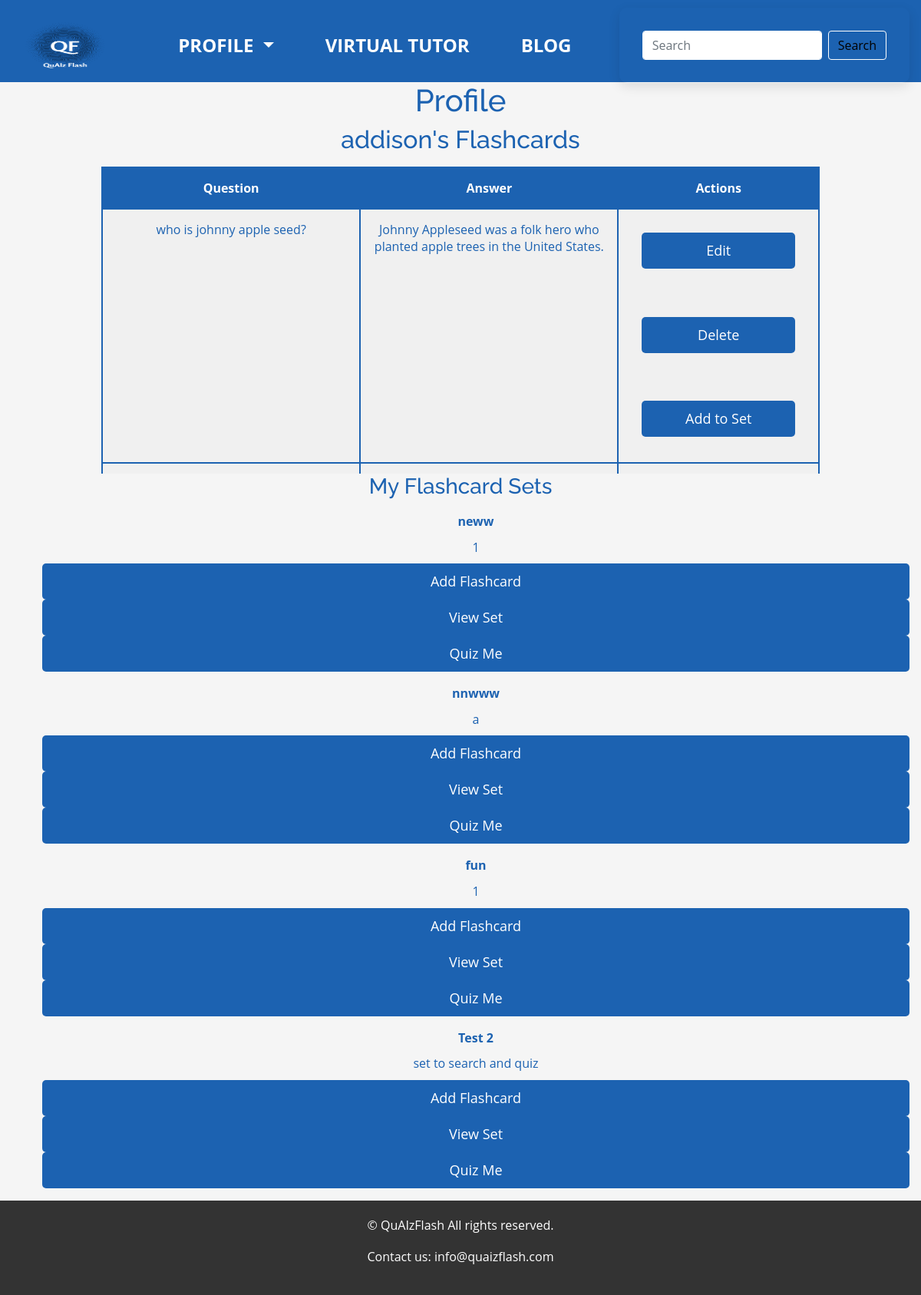
The app's page /profile (signed in) with its own data.
### models.py (models this page shows, shortened)
class User(db.Model, UserMixin):
    id = db.Column(db.Integer, primary_key=True)
    username = db.Column(db.String(50), nullable=False, unique=True)
    email = db.Column(db.String(50), nullable=False, unique=True)
    password_hash = db.Column(db.String(250), nullable=False)
    flashcards = db.relationship('Flashcard', backref='user', lazy=True)
    flashcard_sets = db.relationship('FlashcardSet', backref='author', lazy=True)
    posts = db.relationship('BlogPost', backref='author', lazy=True)  # Relation to BlogPost
    comments = db.relationship('Comment', backref='author', lazy=True)  # Relation to Comment

class Flashcard(db.Model):
    id = db.Column(db.Integer, primary_key=True)
    question = db.Column(db.String(200), nullable=False)
    answer = db.Column(db.String(200), nullable=False)
    user_id = db.Column(db.Integer, db.ForeignKey('user.id'), nullable=False)
    flashcard_set_id = db.Column(db.Integer, db.ForeignKey('flashcard_set.id', name='fk_flashcard_set_id'), nullable=True)  # Added ForeignKey with name

class FlashcardSet(db.Model):
    id = db.Column(db.Integer, primary_key=True)
    title = db.Column(db.String(100), nullable=False)
    description = db.Column(db.String(200))
    user_id = db.Column(db.Integer, db.ForeignKey('user.id'), nullable=False)
    flashcards = db.relationship('Flashcard', backref='flashcard_set', lazy=True)  # Added relationship
    correct_count = db.Column(db.Integer, default=0)  # Add this line
    incorrect_count = db.Column(db.Integer, default=0)  # Add this line
    flashcards = db.relationship('Flashcard', backref='flashcard_set', lazy=True)
    public = db.Column(db.Boolean, default=True)

### app.py (the view)
@app.route('/profile')
@login_required
def profile():
    flashcards = Flashcard.query.filter_by(user_id=current_user.id).all()
    flashcard_sets = FlashcardSet.query.filter_by(user_id=current_user.id).all()
    return render_template('profile.html', title='Profile', flashcards=flashcards,flashcard_sets=flashcard_sets, search_form=SearchSetsForm())

### forms.py
class SearchSetsForm(FlaskForm):
    search_query = StringField('Search Query', validators=[DataRequired()])
    submit = SubmitField('Search')

### app.py (called while the page is built)
@login_manager.user_loader
def load_user(user_id):
    return User.query.get(int(user_id))

### templates/profile.html (shortened to what this page needs)
{% extends "index.html" %}
{% block content %}
  <h1>{{ title }}</h1>
  <h2 class="section-title">{{ current_user.username }}'s Flashcards</h2>
  <div class="scrollable-container">
    <table class="flashcards-table">
      <tr>
        <th>Question</th>
        <th>Answer</th>
        <th>Actions</th>
      </tr>
      {% for flashcard in flashcards %}
        <tr>
          <td>{{ flashcard.question }}</td>
          <td>{{ flashcard.answer }}</td>
          <td class="actions">
            <div class="action-buttons">
              <form method="GET" action="{{ url_for('edit_flashcard', flashcard_id=flashcard.id) }}">
                <input type="submit" value="Edit" class="btn btn-sm btn-outline-info">
              </form>
              <form method="POST" action="{{ url_for('delete_flashcard', flashcard_id=flashcard.id) }}">
                <input type="submit" value="Delete" class="btn btn-sm btn-outline-danger" onclick="return confirm('Are you sure you want to delete this flashcard?');">
              </form>
              <form method="GET" action="{{ url_for('select_set', flashcard_id=flashcard.id) }}">
                <input type="submit" value="Add to Set" class="btn btn-sm btn-outline-primary add-to-set">
              </form>
            </div>
          </td>
        </tr>
      {% endfor %}
    </table>
  </div>
  {% if flashcard_sets %}
    <h3 class="section-title">My Flashcard Sets</h3>
    <ul>
        {% for flashcard_set in flashcard_sets %}
        <div class="flashcard-set">
          <p class="set-title"><strong>{{ flashcard_set.title }}</strong></p>
          <p class="set-description">{{ flashcard_set.description }}</p>
                <form method="GET" action="{{ url_for('new_flashcard', set_id=flashcard_set.id) }}" style="display: inline;" class="bottom-buttons no-style-form">
                  <input type="submit" value="Add Flashcard" class="btn btn-sm btn-outline-info">
                </form>
                <form method="GET" action="{{ url_for('flashcard_set', set_id=flashcard_set.id) }}" style="display: inline;" class="bottom-buttons no-style-form">
                  <input type="submit" value="View Set" class="btn btn-sm btn-outline-primary">
                </form>
                <form method="GET" action="{{ url_for('quiz_settings', set_id=flashcard_set.id) }}" style="display: inline;" class="bottom-buttons no-style-form">
                  <input type="submit" value="Quiz Me" class="btn btn-sm btn-outline-success">
                </form>
              </div>
        {% endfor %}
    </ul>
  {% else %}
    <p>No flashcard sets found.</p>
  {% endif %}
{% endblock %}

### static/style.css (style rules this page uses)
body { font-family: 'Roboto', sans-serif; line-height: 1.6; color: #1c62b1; margin: 0; padding: 0; background-color: #f5f5f5; }
h1, h2, h3, h4, h5, h6 { font-family: 'Raleway', sans-serif; }
form { background-color: #fff; padding: 30px; border-radius: 10px; box-shadow: 0 5px 15px rgba(0, 0, 0, 0.1); }
input[type='submit'] { display: block; width: 100%; padding: 10px; background-color: #1c62b1; border: 0; color: #fff; font-size: 18px; border-radius: 5px; cursor: pointer; }
table td { padding: 10px; border: 1px solid #ddd; vertical-align: top; }
table th { padding: 10px; border: 1px solid #ddd; background-color: #f5f5f5; text-align: left; }
.actions { white-space: nowrap; }
.actions form { background-color: transparent; box-shadow: none; }
.actions form, .bottom-buttons form { background-color: transparent; box-shadow: none; }
.no-style-form { background-color: transparent; box-shadow: none; padding: 0; }
.flashcards-table th:nth-child(1) { width: 36%; }
.flashcards-table th:nth-child(2) { width: 36%; }
.flashcards-table th:nth-child(3) { width: 28%; }
.flashcards-table td, .flashcards-table th { overflow-wrap: break-word; word-wrap: break-word; }
.flashcards-table { table-layout: fixed; width: 80%; margin: 0 auto; }
.flashcard-set { text-align: center; margin-bottom: 1rem; }
.set-title { margin-bottom: 0.5rem; }
.set-description { margin-bottom: 0.5rem; }
.section-title { text-align: center; margin-bottom: 1rem; }
.btn-outline-success { border-color: #fff; color: #020202; }
body { font-family: 'Open Sans', sans-serif; }
table { width: 100%; border-collapse: collapse; margin-bottom: 30px; }
table th, table td { border: 2px solid #1c62b1; padding: 15px; text-align: center; background-color: #f0f0f0; }
table th { background-color: #1c62b1; color: #ffffff; font-weight: bold; }
.scrollable-container { max-height: 400px; overflow-y: auto; -webkit-overflow-scrolling: touch; }
.action-buttons { display: flex; flex-direction: column; }
.action-buttons form { margin-bottom: 0.15rem; }
.flashcards-table .btn-sm { display: inline-flex; align-items: center; justify-content: center; }
.flashcards-table td.actions { padding: 0; }
.flashcards-table .btn-sm.add-to-set { white-space: normal; }

### records on screen
User: username "addison"
Flashcard: question "who is johnny apple seed?", answer "Johnny Appleseed was a folk hero who planted apple trees in the United States."
FlashcardSet: title "neww", description "1"
FlashcardSet: title "nnwww", description "a"
FlashcardSet: title "fun", description "1"
FlashcardSet: title "Test 2", description "set to search and quiz"

### other values on screen
{{ title }} "Profile"
